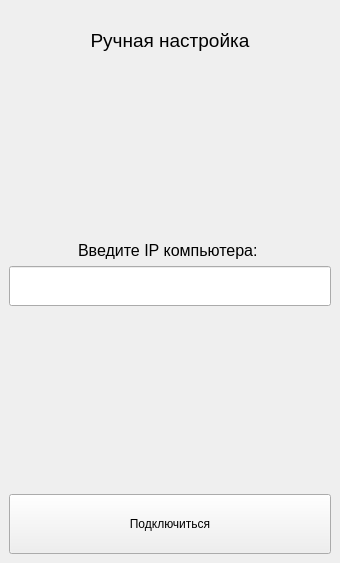
<?xml version="1.0" encoding="UTF-8"?>
<ui version="4.0">
 <class>MainWindow</class>
 <widget class="QMainWindow" name="MainWindow">
  <property name="geometry">
   <rect>
    <x>0</x>
    <y>0</y>
    <width>340</width>
    <height>563</height>
   </rect>
  </property>
  <property name="windowTitle">
   <string>SParent</string>
  </property>
  <widget class="QWidget" name="centralwidget">
   <property name="sizePolicy">
    <sizepolicy hsizetype="Preferred" vsizetype="Preferred">
     <horstretch>0</horstretch>
     <verstretch>0</verstretch>
    </sizepolicy>
   </property>
   <property name="minimumSize">
    <size>
     <width>0</width>
     <height>0</height>
    </size>
   </property>
   <layout class="QVBoxLayout" name="verticalLayout">
    <item>
     <widget class="QLabel" name="label_5">
      <property name="sizePolicy">
       <sizepolicy hsizetype="Preferred" vsizetype="Fixed">
        <horstretch>0</horstretch>
        <verstretch>0</verstretch>
       </sizepolicy>
      </property>
      <property name="text">
       <string/>
      </property>
     </widget>
    </item>
    <item>
     <widget class="QLabel" name="label">
      <property name="sizePolicy">
       <sizepolicy hsizetype="Preferred" vsizetype="Fixed">
        <horstretch>0</horstretch>
        <verstretch>0</verstretch>
       </sizepolicy>
      </property>
      <property name="font">
       <font>
        <pointsize>14</pointsize>
       </font>
      </property>
      <property name="text">
       <string>Ручная настройка</string>
      </property>
      <property name="alignment">
       <set>Qt::AlignCenter</set>
      </property>
     </widget>
    </item>
    <item>
     <widget class="QLabel" name="label_4">
      <property name="text">
       <string/>
      </property>
     </widget>
    </item>
    <item>
     <widget class="QLabel" name="label_3">
      <property name="sizePolicy">
       <sizepolicy hsizetype="Preferred" vsizetype="Fixed">
        <horstretch>0</horstretch>
        <verstretch>0</verstretch>
       </sizepolicy>
      </property>
      <property name="sizeIncrement">
       <size>
        <width>0</width>
        <height>0</height>
       </size>
      </property>
      <property name="font">
       <font>
        <pointsize>12</pointsize>
       </font>
      </property>
      <property name="text">
       <string>Введите IP компьютера: </string>
      </property>
      <property name="alignment">
       <set>Qt::AlignCenter</set>
      </property>
     </widget>
    </item>
    <item>
     <widget class="QLineEdit" name="lineEdit">
      <property name="minimumSize">
       <size>
        <width>0</width>
        <height>40</height>
       </size>
      </property>
      <property name="text">
       <string/>
      </property>
     </widget>
    </item>
    <item>
     <widget class="QLabel" name="label_2">
      <property name="font">
       <font>
        <pointsize>11</pointsize>
       </font>
      </property>
      <property name="styleSheet">
       <string notr="true">color: #248f24</string>
      </property>
      <property name="text">
       <string/>
      </property>
     </widget>
    </item>
    <item>
     <widget class="QPushButton" name="pushButton">
      <property name="minimumSize">
       <size>
        <width>0</width>
        <height>60</height>
       </size>
      </property>
      <property name="text">
       <string>Подключиться</string>
      </property>
     </widget>
    </item>
   </layout>
  </widget>
 </widget>
 <resources/>
 <connections/>
</ui>
